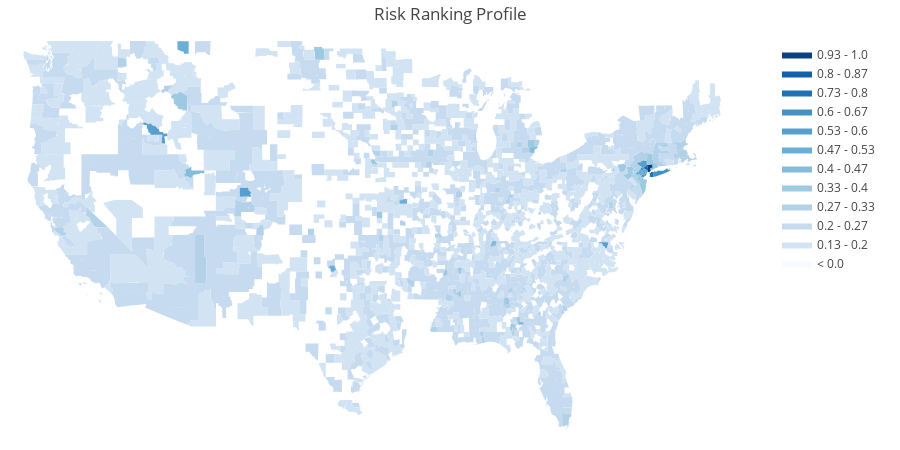

Here is the notebook cell this chart was saved with:
### Code cell
fips = DF['FIPS'].to_list()
values = DF['risk_rank'].to_list()

colorscale = ["#f7fbff","#ebf3fb","#deebf7","#d2e3f3","#c6dbef","#b3d2e9","#9ecae1",
              "#85bcdb","#6baed6","#57a0ce","#4292c6","#3082be","#2171b5","#1361a9",
              "#08519c","#0b4083","#08306b"]

endpts = list(np.linspace(0, 1, len(colorscale) - 1))

fig = ff.create_choropleth(
    fips=fips, values=values,
    binning_endpoints=endpts,
    colorscale=colorscale,
    show_state_data=False,
    show_hover=True, centroid_marker={'opacity': 0},
    asp=2.9, title='Risk Ranking Profile'
)

fig.layout.template = None
fig.show()
